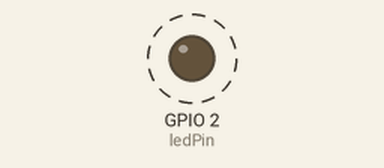
Simulated run of this sketch. Board: ESP32. Parts: output pins drawn as LEDs (lit = HIGH). Dashed ring = blinking. What the sketch prints to the serial monitor is not drawn.

Above: at 0.2 s.
Timing chart, 0 to 3.0 s (numbered marks = the images above):
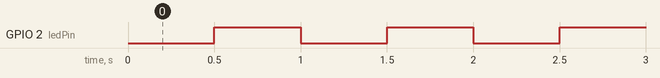

Measured:
- by itself, GPIO 2 (ledPin): alternates HIGH for 0.50 s and LOW for 0.50 s

The sketch:

ex02.ino
```cpp
const int ledPin = 2;          // ESP32 板载 LED（GPIO2）
unsigned long previousMillis = 0;
const long interval = 500;     // 500 ms 翻转一次（1 Hz）
bool ledState = LOW;

void setup() {
  Serial.begin(115200);
  pinMode(ledPin, OUTPUT);
  digitalWrite(ledPin, ledState);
}

void loop() {
  unsigned long currentMillis = millis();

  // 判断是否到达翻转时间
  if (currentMillis - previousMillis >= interval) {
    previousMillis = currentMillis;

    // 翻转 LED 状态
    ledState = !ledState;
    digitalWrite(ledPin, ledState);

    // 串口调试输出
    Serial.print("LED is ");
    Serial.println(ledState ? "ON" : "OFF");
  }

  // 这里可以放其他非阻塞任务
}
```
